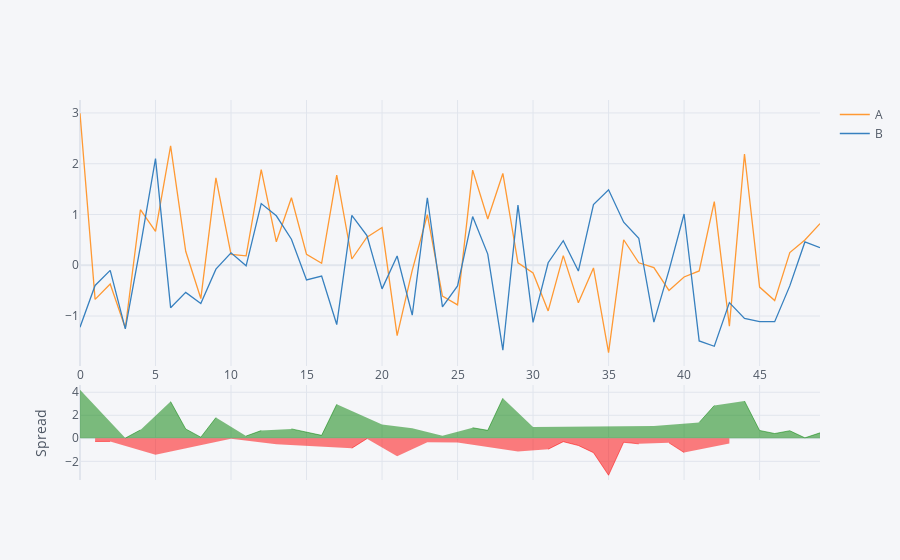

Here is the notebook cell this chart was saved with:
### Markdown cell above
## Spread

### Code cell
df[['A','B']].iplot(kind='spread')

### Figure 1 — Plotly figure (JSON) as saved in the notebook; plotly's stock layout.template omitted (floating-point values rounded to 4 significant figures)
{"data": [{"line": {"color": "rgba(255, 153, 51, 1.0)", "dash": "solid", "shape": "linear", "width": 1.3}, "mode": "lines", "name": "A", "text": "", "type": "scatter", "x": [0, 1, 2, 3, 4, 5, 6, 7, 8, 9, 10, 11, 12, 13, 14, 15, 16, 17, 18, 19, 20, 21, 22, 23, 24, 25, 26, 27, 28, 29, 30, 31, 32, 33, 34, 35, 36, 37, 38, 39, 40, 41, 42, 43, 44, 45, 46, 47, 48, 49], "y": [2.994, -0.6716, -0.3701, -1.237, 1.094, 0.6671, 2.351, 0.2746, -0.6561, 1.722, 0.2144, 0.1857, 1.885, 0.4629, 1.33, 0.215, 0.03971, 1.777, 0.1232, 0.5533, 0.7425, -1.387, -0.1018, 0.9953, -0.6084, -0.7794, 1.873, 0.9111, 1.809, 0.0465, -0.1525, -0.8996, 0.1901, -0.7408, -0.05327, -1.723, 0.5023, 0.04876, -0.0458, -0.4961, -0.2303, -0.1118, 1.253, -1.198, 2.193, -0.4296, -0.696, 0.2501, 0.4981, 0.8209]}, {"line": {"color": "rgba(55, 128, 191, 1.0)", "dash": "solid", "shape": "linear", "width": 1.3}, "mode": "lines", "name": "B", "text": "", "type": "scatter", "x": [0, 1, 2, 3, 4, 5, 6, 7, 8, 9, 10, 11, 12, 13, 14, 15, 16, 17, 18, 19, 20, 21, 22, 23, 24, 25, 26, 27, 28, 29, 30, 31, 32, 33, 34, 35, 36, 37, 38, 39, 40, 41, 42, 43, 44, 45, 46, 47, 48, 49], "y": [-1.221, -0.3984, -0.101, -1.254, 0.3701, 2.1, -0.8356, -0.5348, -0.7517, -0.07647, 0.245, -0.01016, 1.216, 0.9743, 0.5136, -0.2876, -0.2136, -1.168, 0.9826, 0.5841, -0.4653, 0.1819, -0.9812, 1.33, -0.8216, -0.4082, 0.9586, 0.22, -1.673, 1.184, -1.125, 0.04951, 0.4845, -0.114, 1.194, 1.487, 0.8481, 0.5331, -1.119, -0.1003, 1.01, -1.491, -1.595, -0.7359, -1.047, -1.111, -1.11, -0.4063, 0.4598, 0.3471]}, {"connectgaps": false, "fill": "tozeroy", "line": {"color": "green", "dash": "solid", "shape": "linear", "width": 0.5}, "mode": "lines", "name": "Spread", "showlegend": false, "type": "scatter", "x": [0, 1, 2, 3, 4, 5, 6, 7, 8, 9, 10, 11, 12, 13, 14, 15, 16, 17, 18, 19, 20, 21, 22, 23, 24, 25, 26, 27, 28, 29, 30, 31, 32, 33, 34, 35, 36, 37, 38, 39, 40, 41, 42, 43, 44, 45, 46, 47, 48, 49], "xaxis": "x2", "y": [4.215, "", "", 0.01712, 0.7238, "", 3.186, 0.8094, 0.09563, 1.798, "", 0.1959, 0.6698, "", 0.8164, 0.5026, 0.2533, 2.945, "", "", 1.208, "", 0.8793, "", 0.2132, "", 0.9149, 0.6911, 3.482, "", 0.9723, "", "", "", "", "", "", "", 1.074, "", "", 1.379, 2.848, "", 3.24, 0.6817, 0.4144, 0.6564, 0.03829, 0.4738], "yaxis": "y2"}, {"connectgaps": false, "fill": "tozeroy", "line": {"color": "red", "dash": "solid", "shape": "linear", "width": 0.5}, "mode": "lines", "name": "Spread", "showlegend": false, "type": "scatter", "x": [0, 1, 2, 3, 4, 5, 6, 7, 8, 9, 10, 11, 12, 13, 14, 15, 16, 17, 18, 19, 20, 21, 22, 23, 24, 25, 26, 27, 28, 29, 30, 31, 32, 33, 34, 35, 36, 37, 38, 39, 40, 41, 42, 43, 44, 45, 46, 47, 48, 49], "xaxis": "x2", "y": ["", -0.2732, -0.269, "", "", -1.433, "", "", "", "", -0.0306, "", "", -0.5114, "", "", "", "", -0.8594, -0.03088, "", -1.569, "", -0.3343, "", -0.3712, "", "", "", -1.137, "", -0.9492, -0.2944, -0.6268, -1.248, -3.209, -0.3458, -0.4843, "", -0.3958, -1.241, "", "", -0.4624, "", "", "", "", "", ""], "yaxis": "y2"}], "layout": {"hovermode": "x", "legend": {"bgcolor": "#F5F6F9", "font": {"color": "#4D5663"}}, "paper_bgcolor": "#F5F6F9", "plot_bgcolor": "#F5F6F9", "title": {"font": {"color": "#4D5663"}}, "xaxis": {"gridcolor": "#E1E5ED", "showgrid": true, "tickfont": {"color": "#4D5663"}, "title": {"font": {"color": "#4D5663"}, "text": ""}, "zerolinecolor": "#E1E5ED"}, "xaxis2": {"anchor": "y2", "gridcolor": "#E1E5ED", "showgrid": true, "showticklabels": false, "tickfont": {"color": "#4D5663"}, "title": {"font": {"color": "#4D5663"}, "text": ""}, "zerolinecolor": "#E1E5ED"}, "yaxis": {"domain": [0.3, 1], "gridcolor": "#E1E5ED", "showgrid": true, "tickfont": {"color": "#4D5663"}, "title": {"font": {"color": "#4D5663"}, "text": ""}, "zerolinecolor": "#E1E5ED"}, "yaxis2": {"domain": [0, 0.25], "gridcolor": "#E1E5ED", "showgrid": true, "tickfont": {"color": "#4D5663"}, "title": {"font": {"color": "#4D5663"}, "text": "Spread"}, "zerolinecolor": "#E1E5ED"}}}
